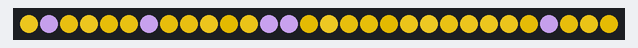
A sketch run on a simulated Arduino Uno, built with avr-gcc and run on an emulated ATmega328P. Parts: 30 RGB LEDs in strip order, left to right. Dim RGB values are drawn brighter than linear; random numbers use the default seed unless the sketch sets one.

Above: at 3.15 s.
At 9.24 s:
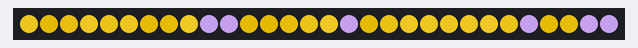
At 15.33 s:
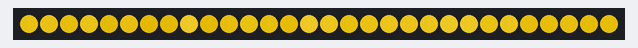
At 21.41 s:
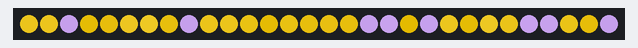
At 27.5 s:
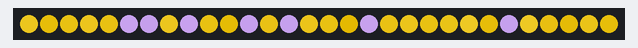
At 39.68 s:
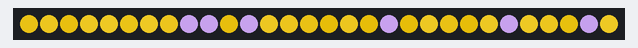

The sketch:

FireFlicker.ino
```cpp
#include <FastLED.h>

#define LED_PIN     2
#define COLOR_ORDER GRB
#define CHIPSET     WS2811
#define NUM_LEDS    30

#define BRIGHTNESS  200
#define FRAMES_PER_SECOND 60

bool gReverseDirection = false;

CRGB leds[NUM_LEDS];

void setup() {
  delay(3000); // sanity delay
  FastLED.addLeds<CHIPSET, LED_PIN, COLOR_ORDER>(leds, NUM_LEDS).setCorrection( TypicalLEDStrip );
  FastLED.setBrightness( BRIGHTNESS );
}

void loop() {
  FireFlicker(); // run simulation frame
  FastLED.show(); // display this frame
  FastLED.delay(1000 / FRAMES_PER_SECOND);
}


void FireFlicker(){
  // Array of temperature readings at each simulation cell
  static byte heat[NUM_LEDS];
  int r = 255;
  int g = r-40;
  int b = 40;

  // computer flickers and add to rbg values
  for( int j = 0; j < NUM_LEDS; j++) {
    int pixelnumber;
    int flicker = random(0,50);
    int r1 = r-flicker;
    int g1 = g-flicker;
    int b1 = b-flicker;
//    print(r1+g1+b1)
    CRGB color = CRGB(r1, g1, b1);
    if( gReverseDirection ) {
      pixelnumber = (NUM_LEDS-1) - j;
    } else {
      pixelnumber = j;
    }
    leds[pixelnumber] = color;
  }

}
```
